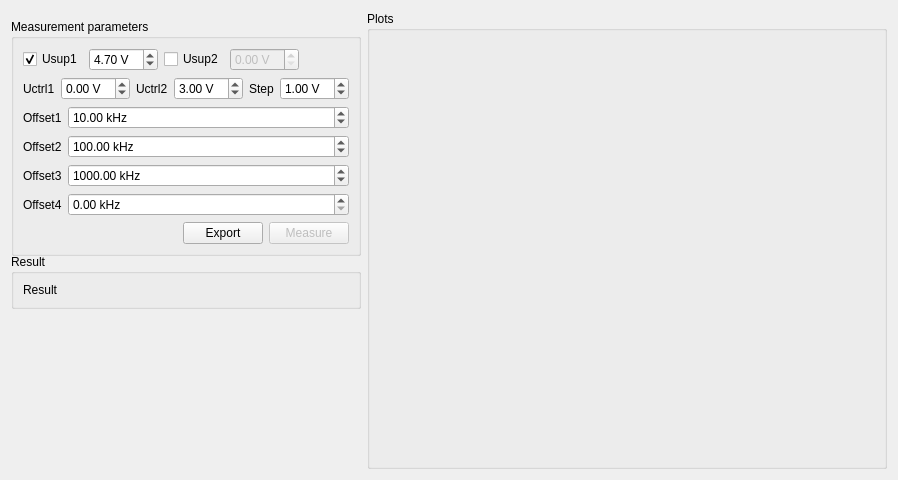
<?xml version="1.0" encoding="UTF-8"?>
<ui version="4.0">
 <class>VCOCharWidget</class>
 <widget class="QWidget" name="VCOCharWidget">
  <property name="geometry">
   <rect>
    <x>0</x>
    <y>0</y>
    <width>898</width>
    <height>480</height>
   </rect>
  </property>
  <property name="windowTitle">
   <string/>
  </property>
  <layout class="QHBoxLayout" name="horizontalLayout">
   <item>
    <layout class="QVBoxLayout" name="verticalLayout_3">
     <item>
      <widget class="QGroupBox" name="grpParams">
       <property name="sizePolicy">
        <sizepolicy hsizetype="Fixed" vsizetype="Fixed">
         <horstretch>0</horstretch>
         <verstretch>0</verstretch>
        </sizepolicy>
       </property>
       <property name="minimumSize">
        <size>
         <width>350</width>
         <height>220</height>
        </size>
       </property>
       <property name="maximumSize">
        <size>
         <width>350</width>
         <height>220</height>
        </size>
       </property>
       <property name="title">
        <string>Measurement parameters</string>
       </property>
       <layout class="QVBoxLayout" name="verticalLayout">
        <property name="sizeConstraint">
         <enum>QLayout::SetMinimumSize</enum>
        </property>
        <item>
         <layout class="QVBoxLayout" name="verticalLayout_7">
          <item>
           <layout class="QHBoxLayout" name="horizontalLayout_11">
            <item>
             <widget class="QCheckBox" name="checkV1">
              <property name="enabled">
               <bool>true</bool>
              </property>
              <property name="text">
               <string>Usup1</string>
              </property>
              <property name="checked">
               <bool>true</bool>
              </property>
             </widget>
            </item>
            <item>
             <widget class="QDoubleSpinBox" name="spinV1">
              <property name="enabled">
               <bool>true</bool>
              </property>
              <property name="prefix">
               <string/>
              </property>
              <property name="suffix">
               <string> V</string>
              </property>
              <property name="maximum">
               <double>30.000000000000000</double>
              </property>
              <property name="value">
               <double>4.700000000000000</double>
              </property>
             </widget>
            </item>
            <item>
             <widget class="QCheckBox" name="checkV2">
              <property name="enabled">
               <bool>true</bool>
              </property>
              <property name="text">
               <string>Usup2</string>
              </property>
             </widget>
            </item>
            <item>
             <widget class="QDoubleSpinBox" name="spinV2">
              <property name="enabled">
               <bool>false</bool>
              </property>
              <property name="suffix">
               <string> V</string>
              </property>
              <property name="maximum">
               <double>30.000000000000000</double>
              </property>
             </widget>
            </item>
            <item>
             <spacer name="horizontalSpacer_2">
              <property name="orientation">
               <enum>Qt::Horizontal</enum>
              </property>
              <property name="sizeHint" stdset="0">
               <size>
                <width>40</width>
                <height>20</height>
               </size>
              </property>
             </spacer>
            </item>
           </layout>
          </item>
          <item>
           <layout class="QHBoxLayout" name="horizontalLayout_10">
            <item>
             <widget class="QLabel" name="lblDutVstart">
              <property name="text">
               <string>Uctrl1</string>
              </property>
             </widget>
            </item>
            <item>
             <widget class="QDoubleSpinBox" name="spinDutVstart">
              <property name="enabled">
               <bool>true</bool>
              </property>
              <property name="suffix">
               <string> V</string>
              </property>
              <property name="minimum">
               <double>-5.000000000000000</double>
              </property>
              <property name="maximum">
               <double>15.000000000000000</double>
              </property>
              <property name="singleStep">
               <double>0.100000000000000</double>
              </property>
              <property name="value">
               <double>0.000000000000000</double>
              </property>
             </widget>
            </item>
            <item>
             <widget class="QLabel" name="lblDutVend">
              <property name="text">
               <string>Uctrl2</string>
              </property>
             </widget>
            </item>
            <item>
             <widget class="QDoubleSpinBox" name="spinDutVend">
              <property name="enabled">
               <bool>true</bool>
              </property>
              <property name="suffix">
               <string> V</string>
              </property>
              <property name="minimum">
               <double>-5.000000000000000</double>
              </property>
              <property name="maximum">
               <double>15.000000000000000</double>
              </property>
              <property name="singleStep">
               <double>0.100000000000000</double>
              </property>
              <property name="value">
               <double>3.000000000000000</double>
              </property>
             </widget>
            </item>
            <item>
             <widget class="QLabel" name="lblDutVstep">
              <property name="text">
               <string>Step</string>
              </property>
             </widget>
            </item>
            <item>
             <widget class="QDoubleSpinBox" name="spinDutVstep">
              <property name="enabled">
               <bool>true</bool>
              </property>
              <property name="suffix">
               <string> V</string>
              </property>
              <property name="maximum">
               <double>15.000000000000000</double>
              </property>
              <property name="singleStep">
               <double>0.100000000000000</double>
              </property>
              <property name="value">
               <double>1.000000000000000</double>
              </property>
             </widget>
            </item>
           </layout>
          </item>
          <item>
           <layout class="QFormLayout" name="formLayout_3">
            <item row="0" column="0">
             <widget class="QLabel" name="lblOffsetF1">
              <property name="text">
               <string>Offset1</string>
              </property>
             </widget>
            </item>
            <item row="0" column="1">
             <widget class="QDoubleSpinBox" name="spinOffsetF1">
              <property name="suffix">
               <string> kHz</string>
              </property>
              <property name="maximum">
               <double>1000000.000000000000000</double>
              </property>
              <property name="value">
               <double>10.000000000000000</double>
              </property>
             </widget>
            </item>
            <item row="1" column="0">
             <widget class="QLabel" name="lblOffsetF2">
              <property name="text">
               <string>Offset2</string>
              </property>
             </widget>
            </item>
            <item row="1" column="1">
             <widget class="QDoubleSpinBox" name="spinOffsetF2">
              <property name="suffix">
               <string> kHz</string>
              </property>
              <property name="maximum">
               <double>1000000.000000000000000</double>
              </property>
              <property name="value">
               <double>100.000000000000000</double>
              </property>
             </widget>
            </item>
            <item row="2" column="0">
             <widget class="QLabel" name="lblOffsetF3">
              <property name="text">
               <string>Offset3</string>
              </property>
             </widget>
            </item>
            <item row="2" column="1">
             <widget class="QDoubleSpinBox" name="spinOffsetF3">
              <property name="suffix">
               <string> kHz</string>
              </property>
              <property name="maximum">
               <double>1000000.000000000000000</double>
              </property>
              <property name="value">
               <double>1000.000000000000000</double>
              </property>
             </widget>
            </item>
            <item row="3" column="0">
             <widget class="QLabel" name="lblOffsetF4">
              <property name="text">
               <string>Offset4</string>
              </property>
             </widget>
            </item>
            <item row="3" column="1">
             <widget class="QDoubleSpinBox" name="spinOffsetF4">
              <property name="suffix">
               <string> kHz</string>
              </property>
              <property name="maximum">
               <double>1000000.000000000000000</double>
              </property>
             </widget>
            </item>
           </layout>
          </item>
          <item>
           <layout class="QHBoxLayout" name="horizontalLayout_12">
            <item>
             <spacer name="horizontalSpacer_3">
              <property name="orientation">
               <enum>Qt::Horizontal</enum>
              </property>
              <property name="sizeHint" stdset="0">
               <size>
                <width>40</width>
                <height>20</height>
               </size>
              </property>
             </spacer>
            </item>
            <item>
             <widget class="QPushButton" name="btnExport">
              <property name="text">
               <string>Export</string>
              </property>
             </widget>
            </item>
            <item>
             <widget class="QPushButton" name="btnMeasure">
              <property name="enabled">
               <bool>false</bool>
              </property>
              <property name="text">
               <string>Measure</string>
              </property>
             </widget>
            </item>
           </layout>
          </item>
         </layout>
        </item>
       </layout>
      </widget>
     </item>
     <item>
      <widget class="QGroupBox" name="grpResult">
       <property name="title">
        <string>Result</string>
       </property>
       <layout class="QVBoxLayout" name="verticalLayout_2">
        <item>
         <widget class="QLabel" name="lblResult">
          <property name="text">
           <string>Result</string>
          </property>
         </widget>
        </item>
       </layout>
      </widget>
     </item>
     <item>
      <spacer name="verticalSpacer">
       <property name="orientation">
        <enum>Qt::Vertical</enum>
       </property>
       <property name="sizeHint" stdset="0">
        <size>
         <width>20</width>
         <height>40</height>
        </size>
       </property>
      </spacer>
     </item>
    </layout>
   </item>
   <item>
    <widget class="QGroupBox" name="grpPlots">
     <property name="sizePolicy">
      <sizepolicy hsizetype="Expanding" vsizetype="Expanding">
       <horstretch>0</horstretch>
       <verstretch>0</verstretch>
      </sizepolicy>
     </property>
     <property name="title">
      <string>Plots</string>
     </property>
     <layout class="QGridLayout" name="plotGrid"/>
    </widget>
   </item>
  </layout>
 </widget>
 <resources/>
 <connections>
  <connection>
   <sender>checkV1</sender>
   <signal>toggled(bool)</signal>
   <receiver>spinV1</receiver>
   <slot>setEnabled(bool)</slot>
   <hints>
    <hint type="sourcelabel">
     <x>52</x>
     <y>44</y>
    </hint>
    <hint type="destinationlabel">
     <x>123</x>
     <y>44</y>
    </hint>
   </hints>
  </connection>
  <connection>
   <sender>checkV2</sender>
   <signal>toggled(bool)</signal>
   <receiver>spinV2</receiver>
   <slot>setEnabled(bool)</slot>
   <hints>
    <hint type="sourcelabel">
     <x>194</x>
     <y>44</y>
    </hint>
    <hint type="destinationlabel">
     <x>262</x>
     <y>44</y>
    </hint>
   </hints>
  </connection>
 </connections>
</ui>
